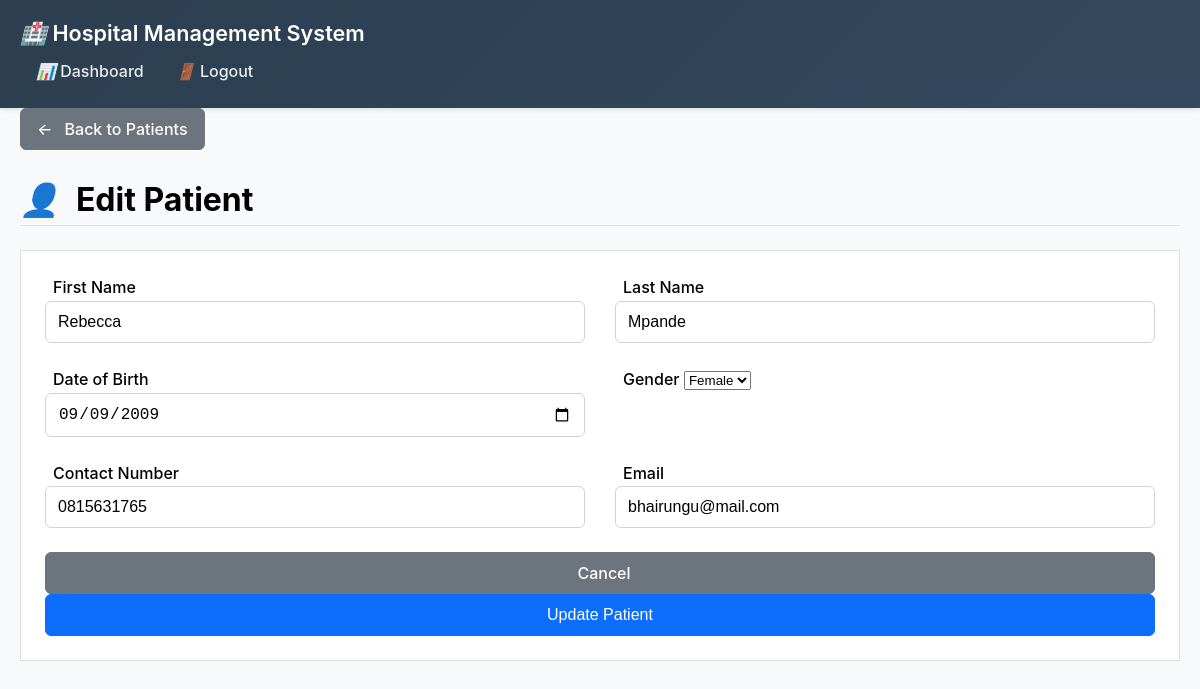
Page /edit_patient/1 (signed in) on the committed database.
### models.py (models this page shows, shortened)
class Patient(db.Model):
    id = db.Column(db.Integer, primary_key=True)
    first_name = db.Column(db.String(50), nullable=False)
    last_name = db.Column(db.String(50), nullable=False)
    date_of_birth = db.Column(db.Date, nullable=False)
    gender = db.Column(db.String(10), nullable=False)
    contact_number = db.Column(db.String(15))
    email = db.Column(db.String(120))
    created_at = db.Column(db.DateTime, default=datetime.utcnow)
    appointments = db.relationship('Appointment', backref='patient', lazy=True)

### app.py (the view, shortened to what this page needs)
@app.route('/edit_patient/<int:patient_id>', methods=['GET', 'POST'])
@login_required
def edit_patient(patient_id):
    patient = Patient.query.get_or_404(patient_id)
    form = EditPatientForm(obj=patient)
    return render_template_with_role('edit_patient.html', title='Edit Patient', form=form, patient=patient)

### forms.py (shortened to what this page needs)
class EditPatientForm(FlaskForm):
    first_name = StringField('First Name', validators=[DataRequired(), Length(min=2, max=50)])
    last_name = StringField('Last Name', validators=[DataRequired(), Length(min=2, max=50)])
    date_of_birth = DateField('Date of Birth', validators=[DataRequired()], format='%Y-%m-%d')
    gender = SelectField('Gender', choices=[('Male', 'Male'), ('Female', 'Female')], validators=[DataRequired()])
    contact_number = StringField('Contact Number', validators=[Optional(), Length(min=10, max=15)])
    email = StringField('Email', validators=[Optional(), Email()])
    submit = SubmitField('Update Patient')

### app.py (called while the page is built)
@login_manager.user_loader
def load_user(user_id):
    return User.query.get(int(user_id))

def render_template_with_role(template, **context):
    if current_user.is_authenticated and current_user.role == 'admin':
        base_template = 'base_admin.html'
    else:
        base_template = 'base_user.html'
    return render_template(template, base_template=base_template, **context)

@app.context_processor
def inject_today_date():
    return {'min_date': date.today().strftime('%Y-%m-%d')}

### templates/edit_patient.html (shortened to what this page needs)
{% extends "base.html" %}
{% block content %}
<div class="mb-3">
    <a href="{{ url_for('patients') }}" class="btn btn-secondary">
        <i class="fas fa-arrow-left me-1"></i> Back to Patients
    </a>
</div>
<div class="d-flex justify-content-between flex-wrap flex-md-nowrap align-items-center pt-3 pb-2 mb-3 border-bottom">
    <h1 class="h2"><i class="fas fa-user me-2"></i>Edit Patient</h1>
</div>
<div class="card">
    <div class="card-body">
        <form method="POST" action="">
            <div class="row mb-3">
                <div class="col-md-6">
                    <label for="first_name" class="form-label">First Name</label>
                    {% if form.first_name.errors %}
                        {{ form.first_name(class="form-control is-invalid") }}
                        <div class="invalid-feedback">
                            {% for error in form.first_name.errors %}
                                <span>{{ error }}</span>
                            {% endfor %}
                        </div>
                    {% else %}
                        {{ form.first_name(class="form-control") }}
                    {% endif %}
                </div>
                <div class="col-md-6">
                    <label for="last_name" class="form-label">Last Name</label>
                    {% if form.last_name.errors %}
                        {{ form.last_name(class="form-control is-invalid") }}
                        <div class="invalid-feedback">
                            {% for error in form.last_name.errors %}
                                <span>{{ error }}</span>
                            {% endfor %}
                        </div>
                    {% else %}
                        {{ form.last_name(class="form-control") }}
                    {% endif %}
                </div>
            </div>
            <div class="row mb-3">
                <div class="col-md-6">
                    <label for="date_of_birth" class="form-label">Date of Birth</label>
                    {% if form.date_of_birth.errors %}
                        {{ form.date_of_birth(class="form-control is-invalid", type="date") }}
                        <div class="invalid-feedback">
                            {% for error in form.date_of_birth.errors %}
                                <span>{{ error }}</span>
                            {% endfor %}
                        </div>
                    {% else %}
                        {{ form.date_of_birth(class="form-control", type="date") }}
                    {% endif %}
                </div>
                <div class="col-md-6">
                    <label for="gender" class="form-label">Gender</label>
                    {% if form.gender.errors %}
                        {{ form.gender(class="form-select is-invalid") }}
                        <div class="invalid-feedback">
                            {% for error in form.gender.errors %}
                                <span>{{ error }}</span>
                            {% endfor %}
                        </div>
                    {% else %}
                        {{ form.gender(class="form-select") }}
                    {% endif %}
                </div>
            </div>
            <div class="row mb-3">
                <div class="col-md-6">
                    <label for="contact_number" class="form-label">Contact Number</label>
                    {% if form.contact_number.errors %}
                        {{ form.contact_number(class="form-control is-invalid") }}
                        <div class="invalid-feedback">
                            {% for error in form.contact_number.errors %}
                                <span>{{ error }}</span>
                            {% endfor %}
                        </div>
                    {% else %}
                        {{ form.contact_number(class="form-control") }}
                    {% endif %}
                </div>
                <div class="col-md-6">
                    <label for="email" class="form-label">Email</label>
                    {% if form.email.errors %}
                        {{ form.email(class="form-control is-invalid") }}
                        <div class="invalid-feedback">
                            {% for error in form.email.errors %}
                                <span>{{ error }}</span>
                            {% endfor %}
                        </div>
                    {% else %}
                        {{ form.email(class="form-control") }}
                    {% endif %}
                </div>
            </div>
            <div class="d-grid gap-2 d-md-flex justify-content-md-end">
                <a href="{{ url_for('view_patient', patient_id=patient.id) }}" class="btn btn-secondary me-md-2">
                     Cancel
                </a>
                {{ form.submit(class="btn btn-primary") }}
            </div>
        </form>
    </div>
</div>
{% endblock %}

### templates/base.html (style rules this page uses)
.admin-body { background-color: #f8f9fa; min-height: 100vh; }
.form-label { font-weight: 500; }
.btn { border-radius: 0.375rem; }
* { box-sizing: border-box; margin: 0; padding: 0; }
body { font-family: -apple-system, BlinkMacSystemFont, 'Segoe UI', Roboto, sans-serif; line-height: 1.6; color: #000000 !important; background-color: #f8f9fa; }
.row { display: flex; flex-wrap: wrap; margin: 0 -15px; }
.col-md-6 { flex: 0 0 50%; max-width: 50%; padding: 0 15px; }
.card { background: #fff; border: 1px solid rgba(0,0,0,.125); position: relative; color: #000000 !important; }
.card-body { flex: 1 1 auto; padding: 1.5rem; }
.btn { display: inline-block; font-weight: 500; line-height: 1.5; color: #ffffff !important; text-align: center; text-decoration: none; vertical-align: middle; cursor: pointer; user-select: none; background-color: transparent; border: 1px solid transparent; padding: 0.5rem 1rem; font-size: 1rem; border-radius: 0.375rem; transition: all 0.2s ease-in-out; }
.btn-primary { background-color: #0d6efd; border-color: #0d6efd; }
.btn-secondary { background-color: #6c757d; border-color: #6c757d; }
.form-control { display: block; width: 100%; padding: 0.5rem 0.75rem; font-size: 1rem; font-weight: 400; line-height: 1.5; color: #000000 !important; background-color: #fff; background-clip: padding-box; border: 1px solid #ced4da; border-radius: 0.375rem; transition: border-color .15s ease-in-out,box-shadow .15s ease-in-out; }
h1, h2, h3, h4, h5, h6, p, span, div, li, td, th, label { color: #000000 !important; }
.mb-3 { margin-bottom: 1.5rem; }
.me-1 { margin-right: 0.5rem; }
.me-2 { margin-right: 1rem; }
.d-flex { display: flex; }
.d-grid { display: grid; }
.flex-wrap { flex-wrap: wrap; }
.justify-content-between { justify-content: space-between; }
.align-items-center { align-items: center; }
.border-bottom { border-bottom: 1px solid #dee2e6; }
.h2 { font-size: 2rem; font-weight: 700; }
.fa-user::before { content: "👤"; }
.fa-arrow-left::before { content: "←"; }

### rows in the picture
Patient: first_name "Rebecca", last_name "Mpande", date_of_birth "09/09/2009", gender "Female", contact_number "0815631765", email "bhairungu@mail.com"
